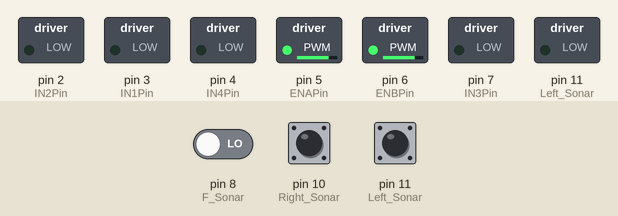
This sketch was run on a simulated Arduino Uno, built with avr-gcc and run on an emulated ATmega328P. Shown: switched loads named in the sketch (green lamp = pin HIGH). Inputs (shaded band) come from the test bench; at power-on: pin 8 (F_Sonar) LOW, pin 10 (Right_Sonar) LOW, pin 11 (Left_Sonar) LOW.

Above: at 0.1 s.
At 3.1 s:
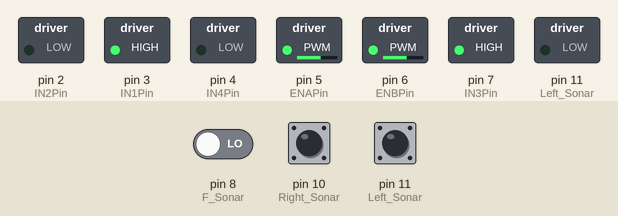
At 18.1 s:
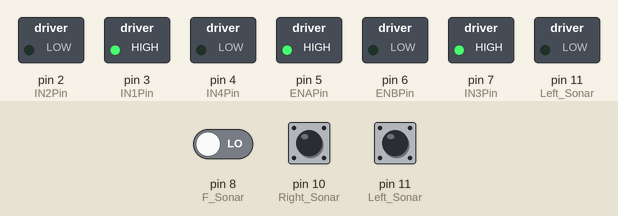
At 29.1 s:
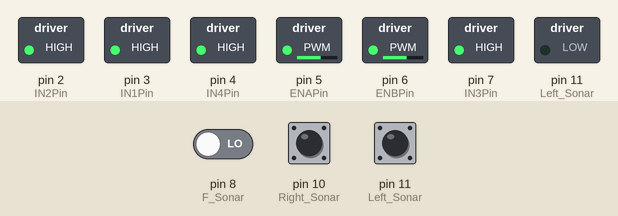
Timing chart, 0 to 40.0 s (numbered marks = the images above):
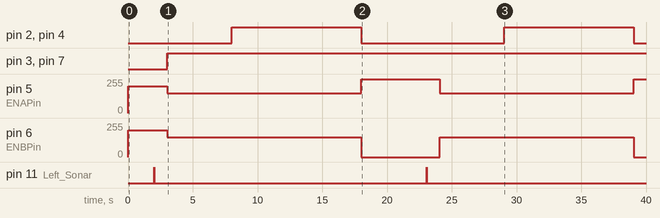

The sketch:

Stop__.ino
```cpp
// C++ code
#define F_Sonar 8    //Front 핀을 8번에 연결한다.
#define Left_Sonar 11 //Left 핀을 11번에 연결한다.
#define Right_Sonar 10  //Right 핀을 10번에 연결한다.

//255
//2,3,     4,7

int IN1Pin = 3;
int IN2Pin = 2;
int IN3Pin = 7;
int IN4Pin = 4;

//모터의 힘을 설정해주는 핀

int ENAPin = 5;
int ENBPin = 6;


//차량사이즈
int flag_mazor_1 = 0; //세트 변수 지정


//차량사이즈
float robot_width = 200;  //차량사이즈 변수 지정
float mazor_width = 500;  //폭 사이즈 변수 지정
float mazor_width_tolerance =40; //오차 허용 사이즈 변수 지정


void setup()
{
  //digital pin은 input/Output

  pinMode(F_Sonar, OUTPUT);   //front 출력
  pinMode(Left_Sonar, OUTPUT);  //Left 출력
  pinMode(Right_Sonar, OUTPUT); //Right 출력
  pinMode(IN1Pin, OUTPUT);
  pinMode(IN2Pin, OUTPUT);
  pinMode(IN3Pin, OUTPUT);
  pinMode(IN4Pin, OUTPUT);
  analogWrite(ENAPin, 200);
  analogWrite(ENBPin, 200);

  Serial.begin(115200);     // 115200속도로 통신 BPC(bit por second)
}

float Right_Sonar_sensor()
{

  float duration=0.0;     //duration 지속시간 지역 변수 설정
  float distance=0.0;     //distance 거리 지역 변수 설정
  pinMode(Right_Sonar, OUTPUT); //10째에 꽅혀있는 Right를 켜준다.
  digitalWrite(Right_Sonar, LOW); // Right_Sonar핀을 0V(전류꺼짐)출력
  digitalWrite(Right_Sonar, HIGH);// Right_Sonar핀을 5V(전류켜짐)출력
  delay(10);            //잠깐 켜진상태를 유지한다.
  digitalWrite(Right_Sonar, LOW); //Right_Sonar핀을 0V(전류꺼짐)출력
  pinMode(Right_Sonar, INPUT);    //Right_Sonar 입력
  duration = pulseIn(Right_Sonar, HIGH);
  distance=(34.0*duration)/2.0/1000.0; //10000 을 1000으로 바꿔줘야지  mm단위가 나온다.
  return distance;
}


float Left_Sonar_sensor()
{
  float duration=0.0;
  float distance=0.0;
  pinMode(Left_Sonar,OUTPUT);
  digitalWrite(Left_Sonar, LOW);
  digitalWrite(Left_Sonar,HIGH);
  delay(10);
  digitalWrite(Left_Sonar, LOW);
  pinMode(Left_Sonar, INPUT);
  duration = pulseIn(Left_Sonar, HIGH);
  distance=(34.0*duration)/2.0/1000.0;
  return distance;

}

  float F_Sonar_sensor()
{

  float duration=0.0;
  float distance=0.0;
  pinMode(F_Sonar,OUTPUT);
  digitalWrite(F_Sonar, LOW);
  digitalWrite(F_Sonar,HIGH);
  delay(10);
  digitalWrite(F_Sonar, LOW);
  pinMode(F_Sonar, INPUT);
  duration = pulseIn(F_Sonar, HIGH);
  distance=(34.0*duration)/2.0/1000.0;
  return distance;

}


void Front(int t){
  digitalWrite(IN1Pin, HIGH);
  digitalWrite(IN2Pin, LOW);
  digitalWrite(IN3Pin, HIGH);
  digitalWrite(IN4Pin, LOW);
  analogWrite(ENAPin, 150);
  analogWrite(ENBPin, 150);
  delay(t); //5sec
}

void dack(int t){
  digitalWrite(IN1Pin, LOW);
  digitalWrite(IN2Pin, HIGH);
  digitalWrite(IN3Pin, LOW);
  digitalWrite(IN4Pin, HIGH);
  delay(t);
}

void Left(int t, int c, int p){
  digitalWrite(IN1Pin, HIGH);
  digitalWrite(IN2Pin, LOW);
  digitalWrite(IN3Pin, HIGH);
  digitalWrite(IN4Pin, LOW);
  analogWrite(ENAPin, c);
  analogWrite(ENBPin, p);
  delay(t); //5sec
}

void Right(int t, int c, int p){
  digitalWrite(IN1Pin, HIGH);
  digitalWrite(IN2Pin, LOW);
  digitalWrite(IN3Pin, HIGH);
  digitalWrite(IN4Pin, LOW);
  analogWrite(ENAPin, c);
  analogWrite(ENBPin, p);
  delay(t); //5sec
}

void Stop(){
  digitalWrite(IN1Pin, HIGH);
  digitalWrite(IN2Pin, HIGH);
  digitalWrite(IN3Pin, HIGH);
  digitalWrite(IN4Pin, HIGH);
  delay(5000);
}


void loop()  //반복 실행하는 함수, 모든 코들가 들어감, 메인 함수의 역활
{
  float F_distance1, R_distancel, L_distance1; // F_distance1, R_distancel, L_distance1 지역변수 지정
  float measure_width; //measure_width 지역변수 지정


  F_distance1 = F_Sonar_sensor();     //F_Sonar_sensor()의 값을 F_distance1로 넣어준다.
  R_distancel = Right_Sonar_sensor(); //Right_Sonar_sensor()의 값을 R_distancel로 넣어준다.
  L_distance1 = Left_Sonar_sensor();  //Left_Sonar_sensor()값을 L_distance1 넣어준다.

  Front(5000);

  measure_width = robot_width+ L_distance1  + R_distancel; //measure_width 값 정해주기 차량의 길이 + 외쪽 + 오른쪽

  if(F_distance1 <= 2000)
  {
    Stop();
    delay(5000);

    Right(3000,255,0 );
  }
  else
  {
    Front(5000);

   }
  }
```

Measured:
- by itself, pin 2 (IN2Pin), pin 4 (IN4Pin): alternates HIGH for 10.0 s and LOW for 11.0 s
- by itself, pin 3 (IN1Pin), pin 7 (IN3Pin): LOW → HIGH at 3.0 s
- by itself, pin 5 (ENAPin): alternates 255/255 for 6.0 s and 150/255 for 15.0 s
- by itself, pin 6 (ENBPin): alternates 150/255 for 15.0 s and 0/255 for 6.0 s
- by itself, pin 11 (Left_Sonar): alternates HIGH for 0.01 s and LOW for 21.0 s
